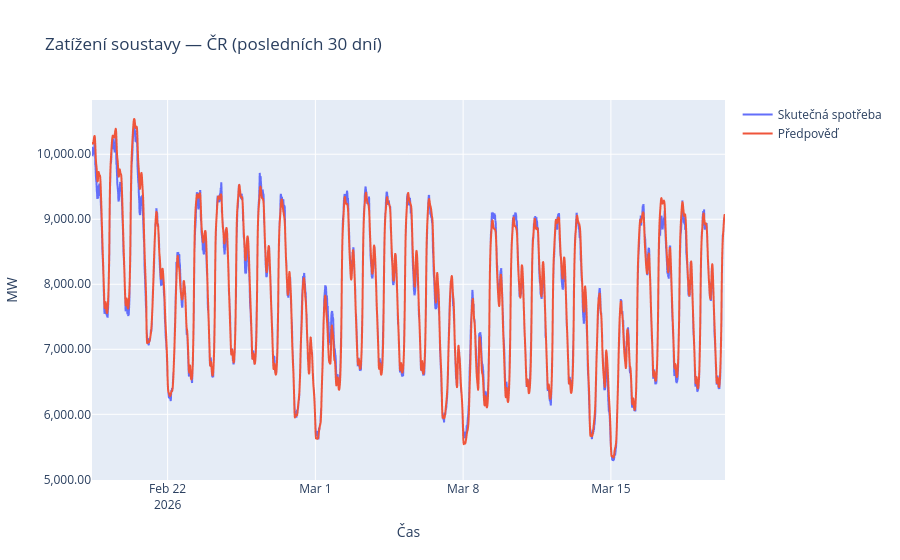

Notebook code cell kept with this figure:
### Code cell
fig = px.line(
    df_load,
    title="Zatížení soustavy — ČR (posledních 30 dní)",
    labels={"value": "MW", "index": "Čas", "variable": ""},
)
fig.update_yaxes(tickformat=",.2f")
fig.show()

### Figure 1 — Plotly figure (JSON) as saved in the notebook; plotly's stock layout.template omitted (floating-point values rounded to 4 significant figures; data arrays with more than 128 entries replaced by an {"elided": "..."} marker saying what was removed)
{"data": [{"hovertemplate": "=Skutečná spotřeba<br>Čas=%{x}<br>MW=%{y}<extra></extra>", "legendgroup": "Skutečná spotřeba", "line": {"color": "#636efa", "dash": "solid"}, "marker": {"symbol": "circle"}, "mode": "lines", "name": "Skutečná spotřeba", "showlegend": true, "type": "scattergl", "x": {"elided": "2880 str values"}, "xaxis": "x", "y": {"elided": "2880 float values"}, "yaxis": "y"}, {"hovertemplate": "=Předpověď<br>Čas=%{x}<br>MW=%{y}<extra></extra>", "legendgroup": "Předpověď", "line": {"color": "#EF553B", "dash": "solid"}, "marker": {"symbol": "circle"}, "mode": "lines", "name": "Předpověď", "showlegend": true, "type": "scattergl", "x": {"elided": "2880 str values"}, "xaxis": "x", "y": {"elided": "2880 float values"}, "yaxis": "y"}], "layout": {"legend": {"title": {"text": ""}, "tracegroupgap": 0}, "title": {"text": "Zatížení soustavy — ČR (posledních 30 dní)"}, "xaxis": {"anchor": "y", "domain": [0, 1], "title": {"text": "Čas"}}, "yaxis": {"anchor": "x", "domain": [0, 1], "tickformat": ",.2f", "title": {"text": "MW"}}}}
